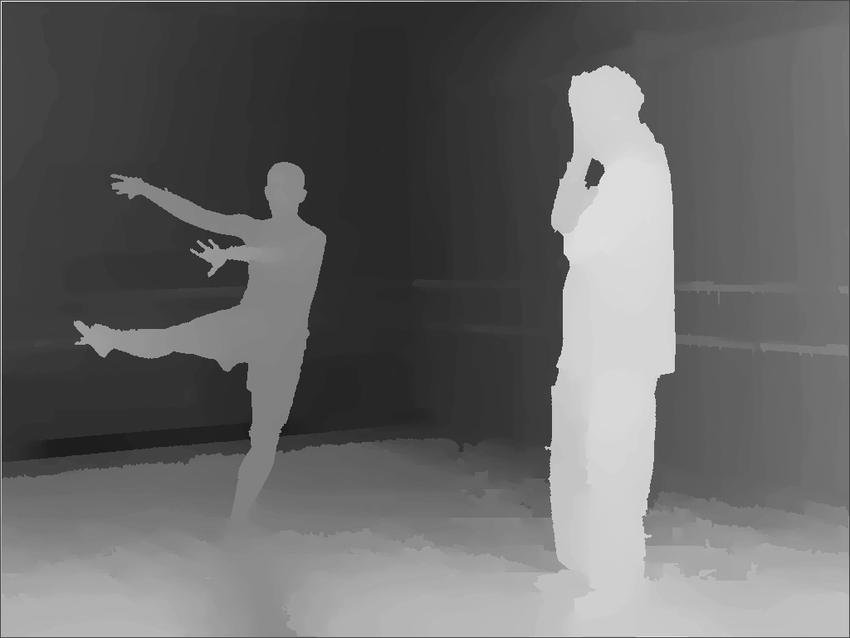
#> input picture images/Examples-of-depth-image.png, 850 x 638 px
$ python img2stl.py --img_path images/Examples-of-depth-image.png
#> lines starting #> are read from the running program, lines starting #| are printed output that depends on the picture
import numpy as np
import cv2
from stl import mesh
import argparse


def main(opt):

    # load image
    img = cv2.imread(opt['img_path'])
#> img is the input picture: shape (638, 850, 3); min 11, max 248, mean 103
    img = cv2.cvtColor(img, cv2.COLOR_BGR2GRAY)
#> img: shape (638, 850)
    H,W = img.shape
#> H = 638; W = 850
    img = cv2.resize(img, (W//opt['scale_size'], H//opt['scale_size']))
    img = cv2.flip(img, 1)
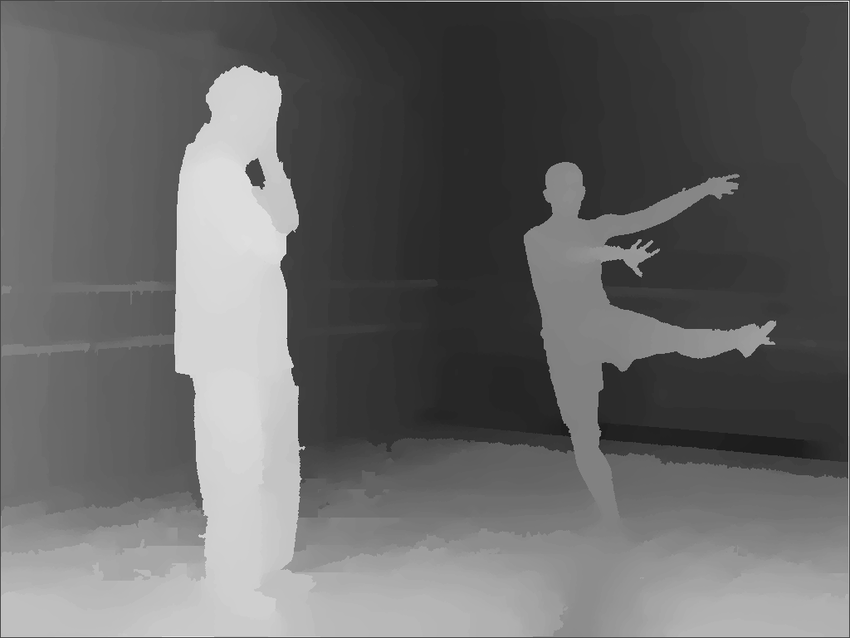
#> img: shape (638, 850); min 11, max 248, mean 103
    h,w = img.shape
#> h = 638; w = 850

    # convert image into 3d point cloud
    x,y = np.meshgrid(np.arange(w), np.arange(h))
    x *= opt['xy_res']
    y *= opt['xy_res']
    z = img / 255 * opt['nb_levels'] * 2 // 2 * opt['z_res']

    # create triangle data mesh
#> (the run stopped early here; a loop or call above may not have finished)
